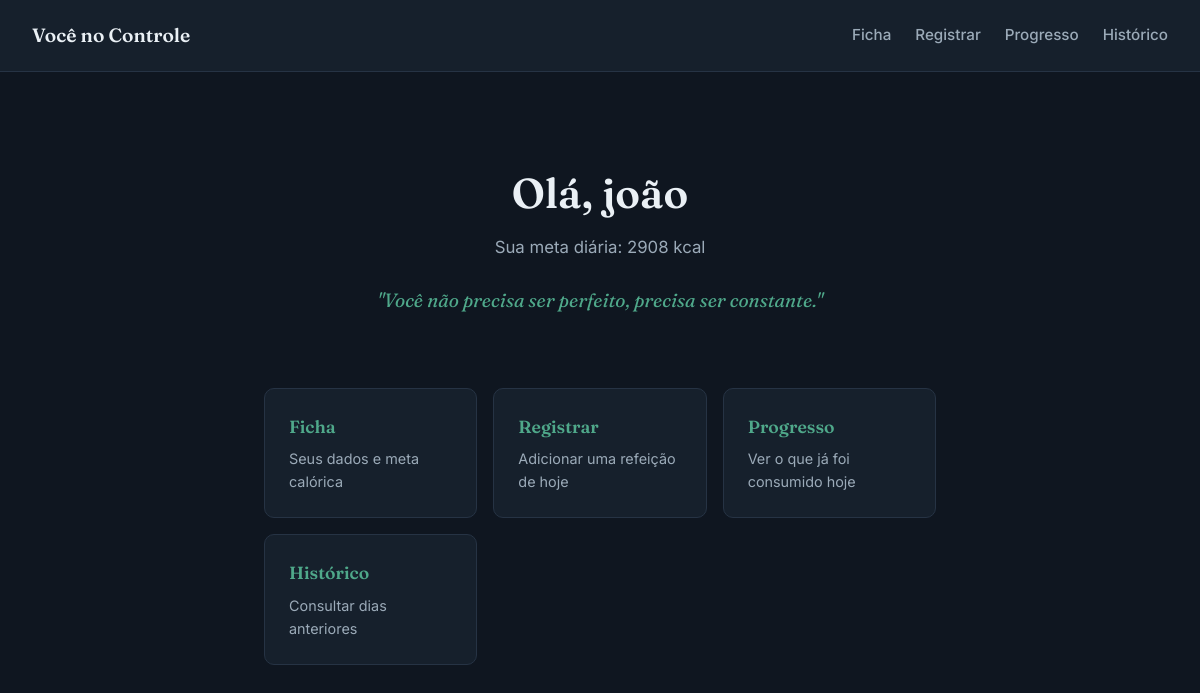
Before: / with the older database file.
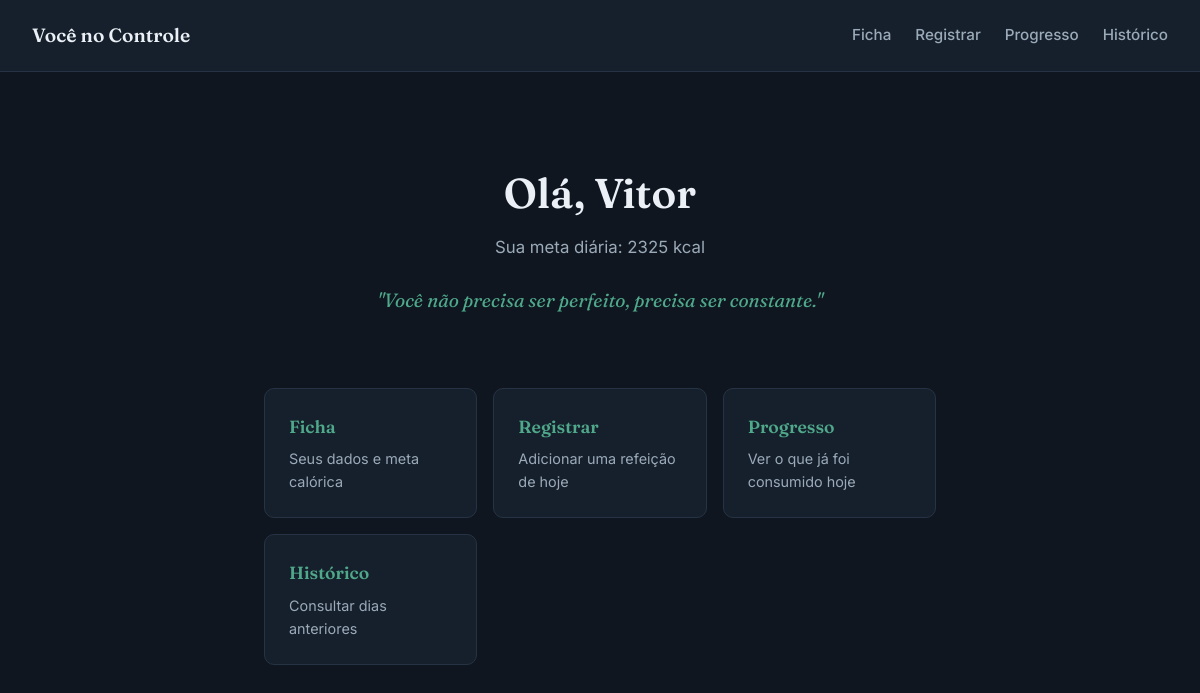
After: the same page with the newer database file.
### tables this page shows
CREATE TABLE usuario (
    id INTEGER PRIMARY KEY AUTOINCREMENT,
    nome TEXT NOT NULL,
    idade INTEGER NOT NULL,
    sexo TEXT NOT NULL CHECK(sexo IN ('M','F')),
    peso_atual REAL NOT NULL,
    peso_desejado REAL NOT NULL,
    altura REAL NOT NULL,
    nivel_atividade INTEGER NOT NULL CHECK(nivel_atividade BETWEEN 1 AND 4),
    objetivo INTEGER NOT NULL CHECK(objetivo IN (1,2,3)),
    tmb REAL,
    meta_calorica REAL,
    criado_em TEXT DEFAULT CURRENT_TIMESTAMP
, meta_proteina REAL, meta_carbo REAL, meta_gordura REAL);

### app.py (the view)
@app.route("/")
def home():
    usuario = buscar_usuario()
    frase = random.choice(FRASES_MOTIVACIONAIS)
    return render_template("home.html", usuario=usuario, frase=frase)

### database.py (called while the page is built)
def conectar():
    conn = sqlite3.connect(DB)
    conn.row_factory = sqlite3.Row
    return conn

def buscar_usuario():
    conn = conectar()
    usuario = conn.execute("SELECT * FROM usuario LIMIT 1").fetchone()
    conn.close()
    return usuario

### templates/home.html (shortened to what this page needs)
{% extends "base.html" %}
{% block conteudo %}
    <div class="hero">
        {% if usuario %}
            <h1>Olá, {{ usuario['nome'] }}</h1>
            <p class="hero-subtitulo">Sua meta diária: {{ "%.0f"|format(usuario['meta_calorica']) }} kcal</p>
        {% else %}
            <h1>Você no Controle</h1>
            <p class="hero-subtitulo">Comece criando sua ficha para calcular sua meta calórica.</p>
        {% endif %}
        <p class="hero-frase">"{{ frase }}"</p>
    </div>
    <div class="grade-cards">
        <a href="/ficha" class="card-nav">
            <h2>Ficha</h2>
            <p>Seus dados e meta calórica</p>
        </a>
        <a href="/registrar" class="card-nav">
            <h2>Registrar</h2>
            <p>Adicionar uma refeição de hoje</p>
        </a>
        <a href="/progresso" class="card-nav">
            <h2>Progresso</h2>
            <p>Ver o que já foi consumido hoje</p>
        </a>
        <a href="/historico" class="card-nav">
            <h2>Histórico</h2>
            <p>Consultar dias anteriores</p>
        </a>
    </div>
{% endblock %}

Changed rows visible on the page:
changed usuario: nome "joão" → "Vitor"; meta_calorica "2908" → "2325"
